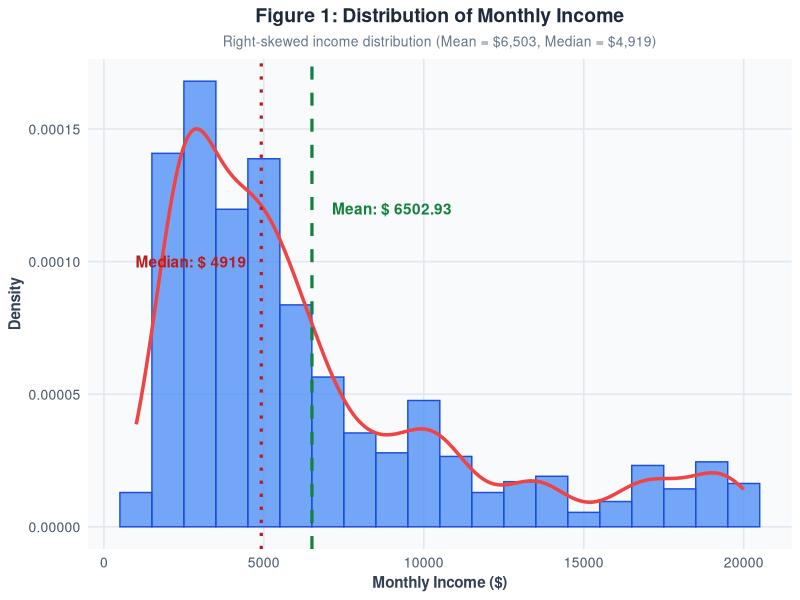
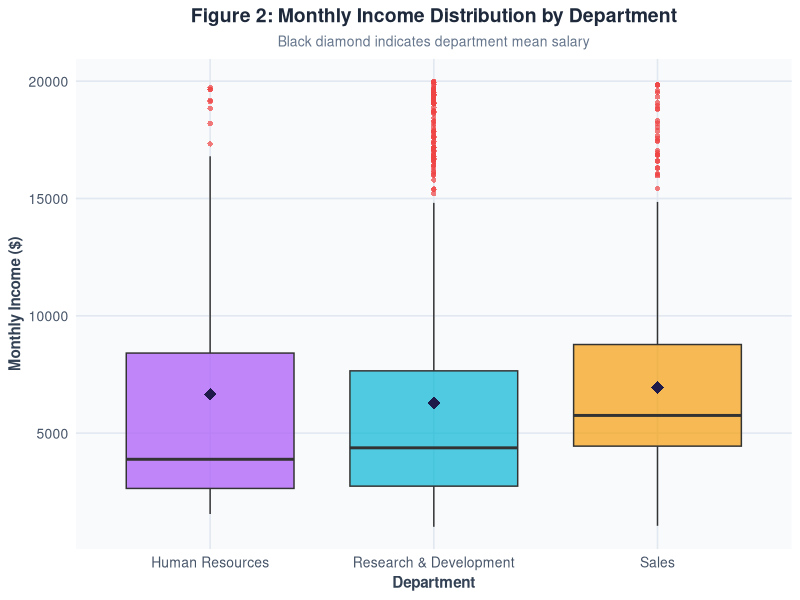
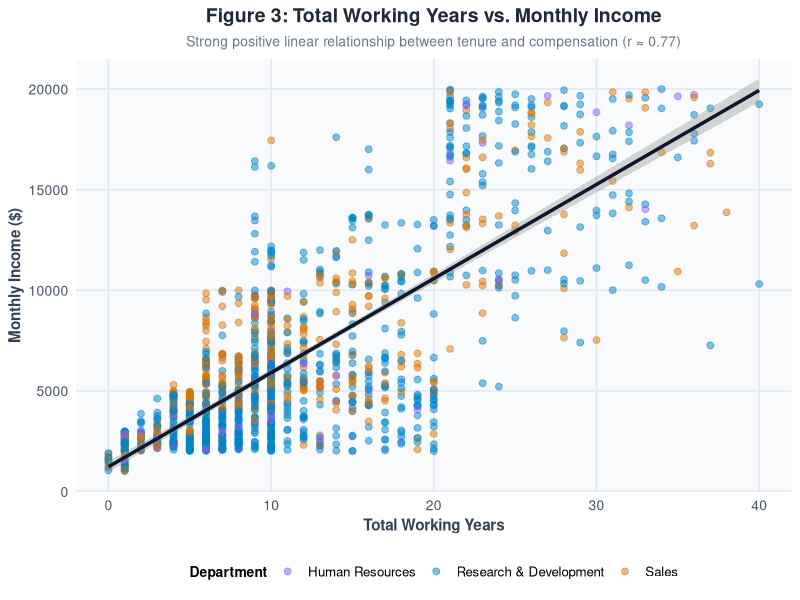
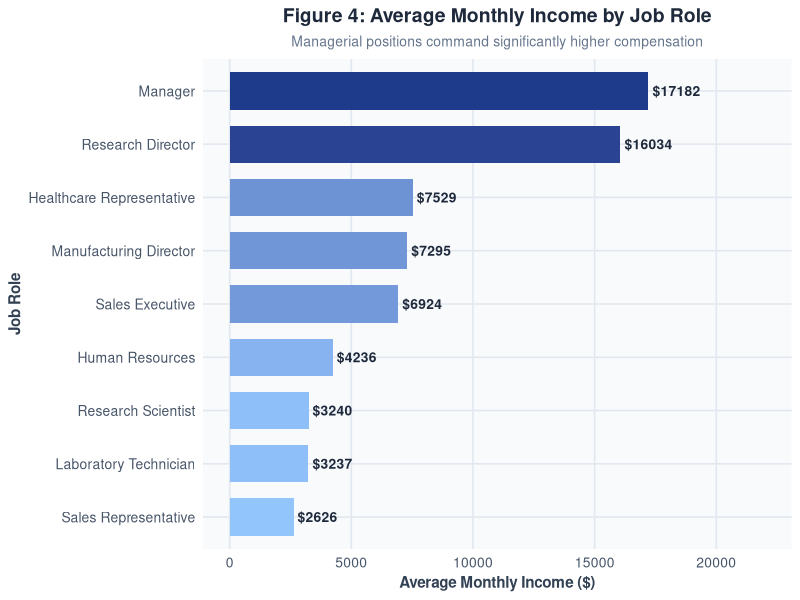
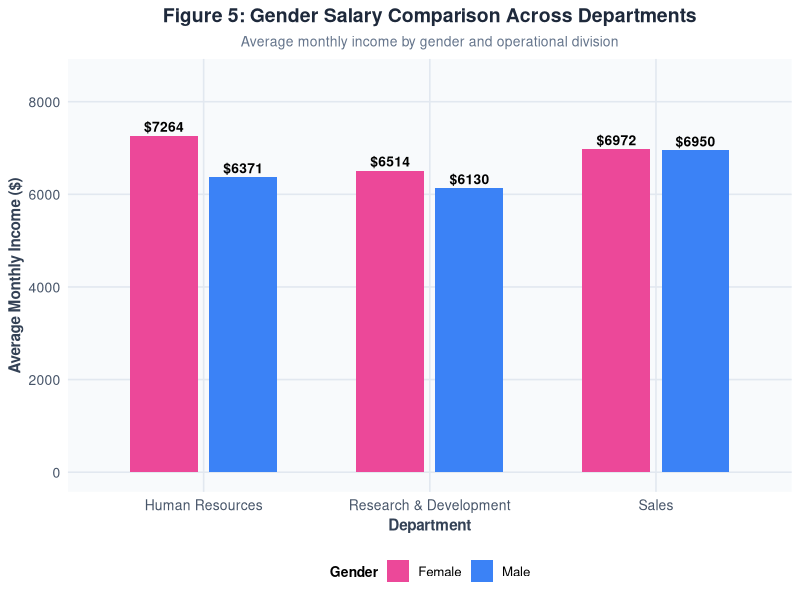
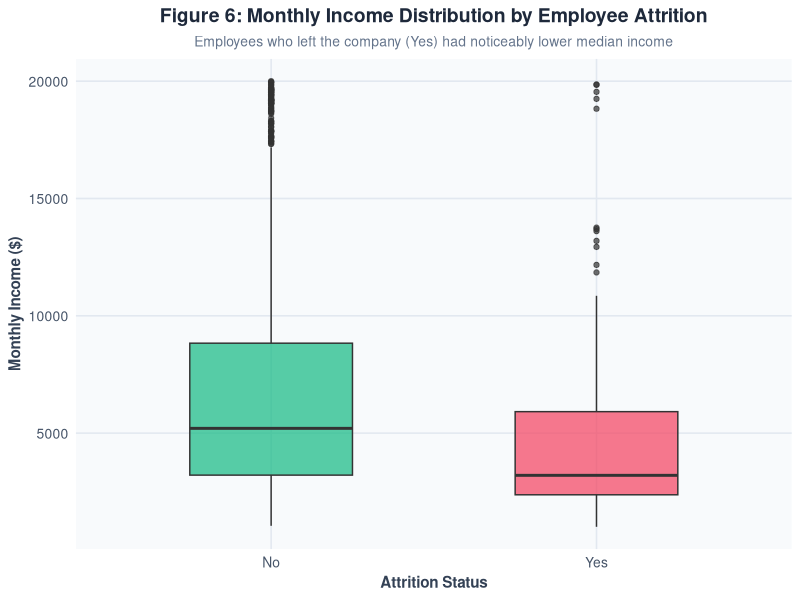
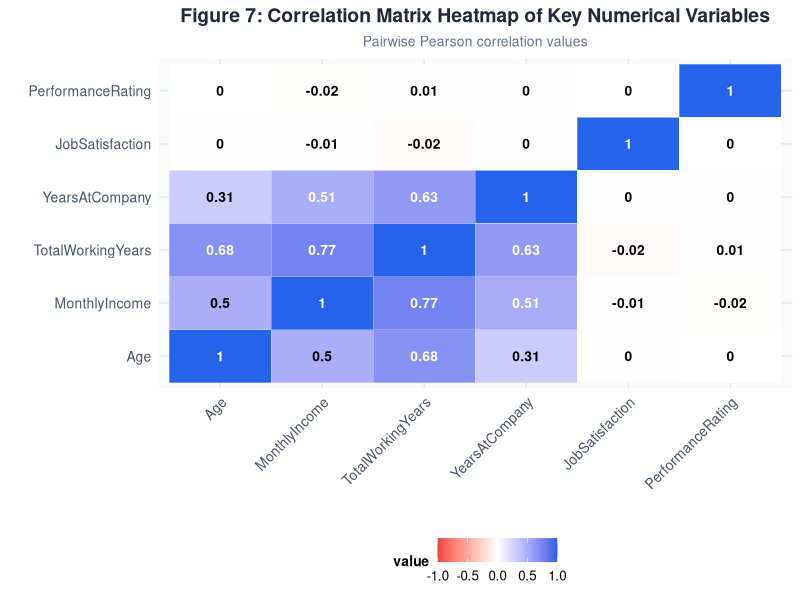

Write R code to recreate these figures, in order.
# Script to generate visualizations for the Employee Salary Analysis Report
library(ggplot2)
library(dplyr)

# Create output directories
dir.create("report_images", showWarnings = FALSE, recursive = TRUE)

df <- read.csv("employee_salary_cleaned.csv", stringsAsFactors = FALSE)

# Theme setup for modern aesthetic
theme_custom <- theme_minimal(base_size = 12) +
  theme(
    plot.title = element_text(face = "bold", size = 14, color = "#1e293b", hjust = 0.5),
    plot.subtitle = element_text(size = 10, color = "#64748b", hjust = 0.5),
    axis.title = element_text(face = "bold", size = 11, color = "#334155"),
    axis.text = element_text(size = 10, color = "#475569"),
    panel.grid.minor = element_blank(),
    panel.grid.major = element_line(color = "#e2e8f0"),
    plot.background = element_rect(fill = "#ffffff", color = NA),
    panel.background = element_rect(fill = "#f8fafc", color = NA),
    legend.position = "bottom",
    legend.title = element_text(face = "bold", size = 10)
  )

# Figure 1: Monthly Income Distribution
p1 <- ggplot(df, aes(x = MonthlyIncome)) +
  geom_histogram(aes(y = ..density..), binwidth = 1000, fill = "#3b82f6", color = "#1d4ed8", alpha = 0.7) +
  geom_density(color = "#ef4444", linewidth = 1.2) +
  geom_vline(aes(xintercept = mean(MonthlyIncome)), color = "#15803d", linetype = "dashed", linewidth = 1.1) +
  geom_vline(aes(xintercept = median(MonthlyIncome)), color = "#b91c1c", linetype = "dotted", linewidth = 1.1) +
  annotate("text", x = mean(df$MonthlyIncome) + 2500, y = 0.00012, label = paste("Mean: $", round(mean(df$MonthlyIncome), 2)), color = "#15803d", fontface = "bold") +
  annotate("text", x = median(df$MonthlyIncome) - 2200, y = 0.00010, label = paste("Median: $", median(df$MonthlyIncome)), color = "#b91c1c", fontface = "bold") +
  labs(title = "Figure 1: Distribution of Monthly Income",
       subtitle = "Right-skewed income distribution (Mean = $6,503, Median = $4,919)",
       x = "Monthly Income ($)", y = "Density") +
  theme_custom

ggsave("report_images/fig1_monthly_income_distribution.png", p1, width = 8, height = 5, dpi = 300)

# Figure 2: Department-wise Salary Boxplot & Mean
p2 <- ggplot(df, aes(x = Department, y = MonthlyIncome, fill = Department)) +
  geom_boxplot(alpha = 0.7, outlier.color = "#ef4444", outlier.shape = 16) +
  stat_summary(fun = mean, geom = "point", shape = 18, size = 4, color = "#1e1b4b") +
  scale_fill_manual(values = c("Human Resources" = "#a855f7", "Research & Development" = "#06b6d4", "Sales" = "#f59e0b")) +
  labs(title = "Figure 2: Monthly Income Distribution by Department",
       subtitle = "Black diamond indicates department mean salary",
       x = "Department", y = "Monthly Income ($)") +
  theme_custom +
  theme(legend.position = "none")

ggsave("report_images/fig2_department_salary.png", p2, width = 8, height = 5, dpi = 300)

# Figure 3: Total Working Years vs Monthly Income
p3 <- ggplot(df, aes(x = TotalWorkingYears, y = MonthlyIncome, color = Department)) +
  geom_point(alpha = 0.5, size = 2) +
  geom_smooth(method = "lm", color = "#0f172a", linewidth = 1.2, se = TRUE) +
  scale_color_manual(values = c("Human Resources" = "#8b5cf6", "Research & Development" = "#0284c7", "Sales" = "#d97706")) +
  labs(title = "Figure 3: Total Working Years vs. Monthly Income",
       subtitle = "Strong positive linear relationship between tenure and compensation (r ≈ 0.77)",
       x = "Total Working Years", y = "Monthly Income ($)") +
  theme_custom

ggsave("report_images/fig3_experience_vs_salary.png", p3, width = 8, height = 5, dpi = 300)

# Figure 4: Average Salary by Job Role
role_avg <- df %>%
  group_by(JobRole) %>%
  summarise(AvgSalary = mean(MonthlyIncome), Count = n()) %>%
  arrange(AvgSalary)

p4 <- ggplot(role_avg, aes(x = reorder(JobRole, AvgSalary), y = AvgSalary, fill = AvgSalary)) +
  geom_bar(stat = "identity", width = 0.7) +
  geom_text(aes(label = paste0("$", round(AvgSalary))), hjust = -0.1, size = 3.5, fontface = "bold", color = "#1e293b") +
  scale_fill_gradient(low = "#93c5fd", high = "#1e3a8a") +
  coord_flip() +
  scale_y_continuous(limits = c(0, 22000)) +
  labs(title = "Figure 4: Average Monthly Income by Job Role",
       subtitle = "Managerial positions command significantly higher compensation",
       x = "Job Role", y = "Average Monthly Income ($)") +
  theme_custom +
  theme(legend.position = "none")

ggsave("report_images/fig4_job_role_salary.png", p4, width = 9, height = 5.5, dpi = 300)

# Figure 5: Gender-wise Salary Comparison across Departments
gender_dept <- df %>%
  group_by(Department, Gender) %>%
  summarise(AvgSalary = round(mean(MonthlyIncome), 2), .groups = "drop")

p5 <- ggplot(gender_dept, aes(x = Department, y = AvgSalary, fill = Gender)) +
  geom_bar(stat = "identity", position = position_dodge(width = 0.7), width = 0.6) +
  geom_text(aes(label = paste0("$", round(AvgSalary))), position = position_dodge(width = 0.7), vjust = -0.4, size = 3.5, fontface = "bold") +
  scale_fill_manual(values = c("Female" = "#ec4899", "Male" = "#3b82f6")) +
  scale_y_continuous(limits = c(0, 8500)) +
  labs(title = "Figure 5: Gender Salary Comparison Across Departments",
       subtitle = "Average monthly income by gender and operational division",
       x = "Department", y = "Average Monthly Income ($)") +
  theme_custom

ggsave("report_images/fig5_gender_salary_gap.png", p5, width = 8, height = 5, dpi = 300)

# Figure 6: Monthly Income vs Attrition
p6 <- ggplot(df, aes(x = Attrition, y = MonthlyIncome, fill = Attrition)) +
  geom_boxplot(alpha = 0.7, width = 0.5) +
  scale_fill_manual(values = c("No" = "#10b981", "Yes" = "#f43f5e")) +
  labs(title = "Figure 6: Monthly Income Distribution by Employee Attrition",
       subtitle = "Employees who left the company (Yes) had noticeably lower median income",
       x = "Attrition Status", y = "Monthly Income ($)") +
  theme_custom +
  theme(legend.position = "none")

ggsave("report_images/fig6_attrition_salary.png", p6, width = 7, height = 5, dpi = 300)

# Figure 7: Correlation Heatmap of Numeric Features
num_vars <- df[, c("Age", "MonthlyIncome", "TotalWorkingYears", "YearsAtCompany", "JobSatisfaction", "PerformanceRating")]
cor_matrix <- cor(num_vars, use = "complete.obs")
cor_df <- expand.grid(Var1 = colnames(cor_matrix), Var2 = colnames(cor_matrix))
cor_df$value <- as.vector(cor_matrix)

p7 <- ggplot(cor_df, aes(x = Var1, y = Var2, fill = value)) +
  geom_tile(color = "white") +
  geom_text(aes(label = round(value, 2)), color = ifelse(abs(cor_df$value) > 0.5, "white", "black"), size = 3.5, fontface = "bold") +
  scale_fill_gradient2(low = "#ef4444", mid = "#ffffff", high = "#2563eb", midpoint = 0, limit = c(-1, 1)) +
  labs(title = "Figure 7: Correlation Matrix Heatmap of Key Numerical Variables",
       subtitle = "Pairwise Pearson correlation values",
       x = "", y = "") +
  theme_custom +
  theme(axis.text.x = element_text(angle = 45, hjust = 1))

ggsave("report_images/fig7_correlation_heatmap.png", p7, width = 8, height = 6, dpi = 300)

cat("All 7 plots generated successfully in report_images/\n")
